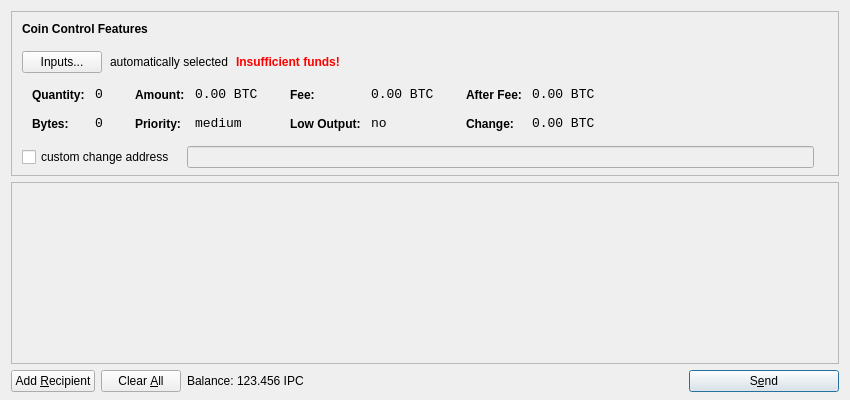
<?xml version="1.0" encoding="UTF-8"?>
<ui version="4.0">
 <class>SendCoinsDialog</class>
 <widget class="QDialog" name="SendCoinsDialog">
  <property name="geometry">
   <rect>
    <x>0</x>
    <y>0</y>
    <width>850</width>
    <height>400</height>
   </rect>
  </property>
  <property name="windowTitle">
   <string>Send Coins</string>
  </property>
  <layout class="QVBoxLayout" name="verticalLayout" stretch="0,1,0">
   <property name="bottomMargin">
    <number>8</number>
   </property>
   <item>
    <widget class="QFrame" name="frameCoinControl">
     <property name="sizePolicy">
      <sizepolicy hsizetype="Expanding" vsizetype="Expanding">
       <horstretch>0</horstretch>
       <verstretch>0</verstretch>
      </sizepolicy>
     </property>
     <property name="maximumSize">
      <size>
       <width>16777215</width>
       <height>16777215</height>
      </size>
     </property>
     <property name="frameShape">
      <enum>QFrame::StyledPanel</enum>
     </property>
     <property name="frameShadow">
      <enum>QFrame::Sunken</enum>
     </property>
     <layout class="QVBoxLayout" name="verticalLayoutCoinControl2">
      <property name="spacing">
       <number>-1</number>
      </property>
      <property name="leftMargin">
       <number>0</number>
      </property>
      <property name="topMargin">
       <number>0</number>
      </property>
      <property name="rightMargin">
       <number>0</number>
      </property>
      <property name="bottomMargin">
       <number>6</number>
      </property>
      <item>
       <layout class="QVBoxLayout" name="verticalLayoutCoinControl" stretch="0,0,0,0,1">
        <property name="spacing">
         <number>0</number>
        </property>
        <property name="leftMargin">
         <number>10</number>
        </property>
        <property name="topMargin">
         <number>10</number>
        </property>
        <item>
         <layout class="QHBoxLayout" name="horizontalLayoutCoinControl1">
          <property name="bottomMargin">
           <number>15</number>
          </property>
          <item>
           <widget class="QLabel" name="labelCoinControlFeatures">
            <property name="sizePolicy">
             <sizepolicy hsizetype="Preferred" vsizetype="Maximum">
              <horstretch>0</horstretch>
              <verstretch>0</verstretch>
             </sizepolicy>
            </property>
            <property name="font">
             <font>
              <weight>75</weight>
              <bold>true</bold>
             </font>
            </property>
            <property name="styleSheet">
             <string notr="true">font-weight:bold;</string>
            </property>
            <property name="text">
             <string>Coin Control Features</string>
            </property>
           </widget>
          </item>
         </layout>
        </item>
        <item>
         <layout class="QHBoxLayout" name="horizontalLayoutCoinControl2" stretch="0,0,0,0">
          <property name="spacing">
           <number>8</number>
          </property>
          <property name="bottomMargin">
           <number>10</number>
          </property>
          <item>
           <widget class="QPushButton" name="pushButtonCoinControl">
            <property name="styleSheet">
             <string notr="true"/>
            </property>
            <property name="text">
             <string>Inputs...</string>
            </property>
           </widget>
          </item>
          <item>
           <widget class="QLabel" name="labelCoinControlAutomaticallySelected">
            <property name="text">
             <string>automatically selected</string>
            </property>
            <property name="margin">
             <number>5</number>
            </property>
           </widget>
          </item>
          <item>
           <widget class="QLabel" name="labelCoinControlInsuffFunds">
            <property name="font">
             <font>
              <weight>75</weight>
              <bold>true</bold>
             </font>
            </property>
            <property name="styleSheet">
             <string notr="true">color:red;font-weight:bold;</string>
            </property>
            <property name="text">
             <string>Insufficient funds!</string>
            </property>
            <property name="margin">
             <number>5</number>
            </property>
           </widget>
          </item>
          <item>
           <spacer name="horizontalSpacerCoinControl">
            <property name="orientation">
             <enum>Qt::Horizontal</enum>
            </property>
            <property name="sizeHint" stdset="0">
             <size>
              <width>40</width>
              <height>1</height>
             </size>
            </property>
           </spacer>
          </item>
         </layout>
        </item>
        <item>
         <widget class="QWidget" name="widgetCoinControl" native="true">
          <property name="sizePolicy">
           <sizepolicy hsizetype="Preferred" vsizetype="Preferred">
            <horstretch>0</horstretch>
            <verstretch>0</verstretch>
           </sizepolicy>
          </property>
          <property name="minimumSize">
           <size>
            <width>0</width>
            <height>0</height>
           </size>
          </property>
          <property name="styleSheet">
           <string notr="true"/>
          </property>
          <layout class="QHBoxLayout" name="horizontalLayoutCoinControl5">
           <property name="margin">
            <number>0</number>
           </property>
           <item>
            <layout class="QHBoxLayout" name="horizontalLayoutCoinControl3" stretch="0,0,0,1">
             <property name="spacing">
              <number>20</number>
             </property>
             <property name="topMargin">
              <number>0</number>
             </property>
             <property name="bottomMargin">
              <number>10</number>
             </property>
             <item>
              <layout class="QFormLayout" name="formLayoutCoinControl1">
               <property name="horizontalSpacing">
                <number>10</number>
               </property>
               <property name="verticalSpacing">
                <number>14</number>
               </property>
               <property name="leftMargin">
                <number>10</number>
               </property>
               <property name="topMargin">
                <number>4</number>
               </property>
               <property name="rightMargin">
                <number>6</number>
               </property>
               <item row="0" column="0">
                <widget class="QLabel" name="labelCoinControlQuantityText">
                 <property name="styleSheet">
                  <string notr="true">font-weight:bold;</string>
                 </property>
                 <property name="text">
                  <string>Quantity:</string>
                 </property>
                 <property name="margin">
                  <number>0</number>
                 </property>
                </widget>
               </item>
               <item row="0" column="1">
                <widget class="QLabel" name="labelCoinControlQuantity">
                 <property name="font">
                  <font>
                   <family>Monospace</family>
                   <pointsize>10</pointsize>
                  </font>
                 </property>
                 <property name="cursor">
                  <cursorShape>IBeamCursor</cursorShape>
                 </property>
                 <property name="contextMenuPolicy">
                  <enum>Qt::ActionsContextMenu</enum>
                 </property>
                 <property name="text">
                  <string notr="true">0</string>
                 </property>
                 <property name="margin">
                  <number>0</number>
                 </property>
                 <property name="textInteractionFlags">
                  <set>Qt::LinksAccessibleByMouse|Qt::TextSelectableByKeyboard|Qt::TextSelectableByMouse</set>
                 </property>
                </widget>
               </item>
               <item row="1" column="0">
                <widget class="QLabel" name="labelCoinControlBytesText">
                 <property name="styleSheet">
                  <string notr="true">font-weight:bold;</string>
                 </property>
                 <property name="text">
                  <string>Bytes:</string>
                 </property>
                </widget>
               </item>
               <item row="1" column="1">
                <widget class="QLabel" name="labelCoinControlBytes">
                 <property name="font">
                  <font>
                   <family>Monospace</family>
                   <pointsize>10</pointsize>
                  </font>
                 </property>
                 <property name="cursor">
                  <cursorShape>IBeamCursor</cursorShape>
                 </property>
                 <property name="contextMenuPolicy">
                  <enum>Qt::ActionsContextMenu</enum>
                 </property>
                 <property name="text">
                  <string notr="true">0</string>
                 </property>
                 <property name="textInteractionFlags">
                  <set>Qt::LinksAccessibleByMouse|Qt::TextSelectableByKeyboard|Qt::TextSelectableByMouse</set>
                 </property>
                </widget>
               </item>
              </layout>
             </item>
             <item>
              <layout class="QFormLayout" name="formLayoutCoinControl2">
               <property name="horizontalSpacing">
                <number>10</number>
               </property>
               <property name="verticalSpacing">
                <number>14</number>
               </property>
               <property name="leftMargin">
                <number>6</number>
               </property>
               <property name="topMargin">
                <number>4</number>
               </property>
               <property name="rightMargin">
                <number>6</number>
               </property>
               <item row="0" column="0">
                <widget class="QLabel" name="labelCoinControlAmountText">
                 <property name="styleSheet">
                  <string notr="true">font-weight:bold;</string>
                 </property>
                 <property name="text">
                  <string>Amount:</string>
                 </property>
                 <property name="margin">
                  <number>0</number>
                 </property>
                </widget>
               </item>
               <item row="0" column="1">
                <widget class="QLabel" name="labelCoinControlAmount">
                 <property name="font">
                  <font>
                   <family>Monospace</family>
                   <pointsize>10</pointsize>
                  </font>
                 </property>
                 <property name="cursor">
                  <cursorShape>IBeamCursor</cursorShape>
                 </property>
                 <property name="contextMenuPolicy">
                  <enum>Qt::ActionsContextMenu</enum>
                 </property>
                 <property name="text">
                  <string notr="true">0.00 BTC</string>
                 </property>
                 <property name="textInteractionFlags">
                  <set>Qt::LinksAccessibleByMouse|Qt::TextSelectableByKeyboard|Qt::TextSelectableByMouse</set>
                 </property>
                </widget>
               </item>
               <item row="1" column="0">
                <widget class="QLabel" name="labelCoinControlPriorityText">
                 <property name="styleSheet">
                  <string notr="true">font-weight:bold;</string>
                 </property>
                 <property name="text">
                  <string>Priority:</string>
                 </property>
                </widget>
               </item>
               <item row="1" column="1">
                <widget class="QLabel" name="labelCoinControlPriority">
                 <property name="font">
                  <font>
                   <family>Monospace</family>
                   <pointsize>10</pointsize>
                  </font>
                 </property>
                 <property name="cursor">
                  <cursorShape>IBeamCursor</cursorShape>
                 </property>
                 <property name="contextMenuPolicy">
                  <enum>Qt::ActionsContextMenu</enum>
                 </property>
                 <property name="text">
                  <string>medium</string>
                 </property>
                 <property name="textInteractionFlags">
                  <set>Qt::LinksAccessibleByMouse|Qt::TextSelectableByKeyboard|Qt::TextSelectableByMouse</set>
                 </property>
                </widget>
               </item>
              </layout>
             </item>
             <item>
              <layout class="QFormLayout" name="formLayoutCoinControl3">
               <property name="horizontalSpacing">
                <number>10</number>
               </property>
               <property name="verticalSpacing">
                <number>14</number>
               </property>
               <property name="leftMargin">
                <number>6</number>
               </property>
               <property name="topMargin">
                <number>4</number>
               </property>
               <property name="rightMargin">
                <number>6</number>
               </property>
               <item row="0" column="0">
                <widget class="QLabel" name="labelCoinControlFeeText">
                 <property name="styleSheet">
                  <string notr="true">font-weight:bold;</string>
                 </property>
                 <property name="text">
                  <string>Fee:</string>
                 </property>
                 <property name="margin">
                  <number>0</number>
                 </property>
                </widget>
               </item>
               <item row="0" column="1">
                <widget class="QLabel" name="labelCoinControlFee">
                 <property name="font">
                  <font>
                   <family>Monospace</family>
                   <pointsize>10</pointsize>
                  </font>
                 </property>
                 <property name="cursor">
                  <cursorShape>IBeamCursor</cursorShape>
                 </property>
                 <property name="contextMenuPolicy">
                  <enum>Qt::ActionsContextMenu</enum>
                 </property>
                 <property name="text">
                  <string notr="true">0.00 BTC</string>
                 </property>
                 <property name="textInteractionFlags">
                  <set>Qt::LinksAccessibleByMouse|Qt::TextSelectableByKeyboard|Qt::TextSelectableByMouse</set>
                 </property>
                </widget>
               </item>
               <item row="1" column="0">
                <widget class="QLabel" name="labelCoinControlLowOutputText">
                 <property name="styleSheet">
                  <string notr="true">font-weight:bold;</string>
                 </property>
                 <property name="text">
                  <string>Low Output:</string>
                 </property>
                </widget>
               </item>
               <item row="1" column="1">
                <widget class="QLabel" name="labelCoinControlLowOutput">
                 <property name="font">
                  <font>
                   <family>Monospace</family>
                   <pointsize>10</pointsize>
                  </font>
                 </property>
                 <property name="cursor">
                  <cursorShape>IBeamCursor</cursorShape>
                 </property>
                 <property name="contextMenuPolicy">
                  <enum>Qt::ActionsContextMenu</enum>
                 </property>
                 <property name="text">
                  <string>no</string>
                 </property>
                 <property name="textInteractionFlags">
                  <set>Qt::LinksAccessibleByMouse|Qt::TextSelectableByKeyboard|Qt::TextSelectableByMouse</set>
                 </property>
                </widget>
               </item>
              </layout>
             </item>
             <item>
              <layout class="QFormLayout" name="formLayoutCoinControl4">
               <property name="horizontalSpacing">
                <number>10</number>
               </property>
               <property name="verticalSpacing">
                <number>14</number>
               </property>
               <property name="leftMargin">
                <number>6</number>
               </property>
               <property name="topMargin">
                <number>4</number>
               </property>
               <property name="rightMargin">
                <number>6</number>
               </property>
               <item row="0" column="0">
                <widget class="QLabel" name="labelCoinControlAfterFeeText">
                 <property name="styleSheet">
                  <string notr="true">font-weight:bold;</string>
                 </property>
                 <property name="text">
                  <string>After Fee:</string>
                 </property>
                 <property name="margin">
                  <number>0</number>
                 </property>
                </widget>
               </item>
               <item row="0" column="1">
                <widget class="QLabel" name="labelCoinControlAfterFee">
                 <property name="font">
                  <font>
                   <family>Monospace</family>
                   <pointsize>10</pointsize>
                  </font>
                 </property>
                 <property name="cursor">
                  <cursorShape>IBeamCursor</cursorShape>
                 </property>
                 <property name="contextMenuPolicy">
                  <enum>Qt::ActionsContextMenu</enum>
                 </property>
                 <property name="text">
                  <string notr="true">0.00 BTC</string>
                 </property>
                 <property name="textInteractionFlags">
                  <set>Qt::LinksAccessibleByMouse|Qt::TextSelectableByKeyboard|Qt::TextSelectableByMouse</set>
                 </property>
                </widget>
               </item>
               <item row="1" column="0">
                <widget class="QLabel" name="labelCoinControlChangeText">
                 <property name="styleSheet">
                  <string notr="true">font-weight:bold;</string>
                 </property>
                 <property name="text">
                  <string>Change:</string>
                 </property>
                </widget>
               </item>
               <item row="1" column="1">
                <widget class="QLabel" name="labelCoinControlChange">
                 <property name="font">
                  <font>
                   <family>Monospace</family>
                   <pointsize>10</pointsize>
                  </font>
                 </property>
                 <property name="cursor">
                  <cursorShape>IBeamCursor</cursorShape>
                 </property>
                 <property name="contextMenuPolicy">
                  <enum>Qt::ActionsContextMenu</enum>
                 </property>
                 <property name="text">
                  <string notr="true">0.00 BTC</string>
                 </property>
                 <property name="textInteractionFlags">
                  <set>Qt::LinksAccessibleByMouse|Qt::TextSelectableByKeyboard|Qt::TextSelectableByMouse</set>
                 </property>
                </widget>
               </item>
              </layout>
             </item>
            </layout>
           </item>
          </layout>
         </widget>
        </item>
        <item>
         <layout class="QHBoxLayout" name="horizontalLayoutCoinControl4" stretch="0,0,0">
          <property name="spacing">
           <number>12</number>
          </property>
          <property name="sizeConstraint">
           <enum>QLayout::SetDefaultConstraint</enum>
          </property>
          <property name="topMargin">
           <number>5</number>
          </property>
          <property name="rightMargin">
           <number>5</number>
          </property>
          <item>
           <widget class="QCheckBox" name="checkBoxCoinControlChange">
            <property name="text">
             <string>custom change address</string>
            </property>
           </widget>
          </item>
          <item>
           <widget class="QLineEdit" name="lineEditCoinControlChange">
            <property name="enabled">
             <bool>false</bool>
            </property>
            <property name="sizePolicy">
             <sizepolicy hsizetype="Expanding" vsizetype="Fixed">
              <horstretch>0</horstretch>
              <verstretch>0</verstretch>
             </sizepolicy>
            </property>
           </widget>
          </item>
          <item>
           <widget class="QLabel" name="labelCoinControlChangeLabel">
            <property name="sizePolicy">
             <sizepolicy hsizetype="Preferred" vsizetype="Expanding">
              <horstretch>0</horstretch>
              <verstretch>0</verstretch>
             </sizepolicy>
            </property>
            <property name="minimumSize">
             <size>
              <width>0</width>
              <height>0</height>
             </size>
            </property>
            <property name="text">
             <string/>
            </property>
            <property name="margin">
             <number>3</number>
            </property>
           </widget>
          </item>
         </layout>
        </item>
        <item>
         <spacer name="verticalSpacerCoinControl">
          <property name="orientation">
           <enum>Qt::Vertical</enum>
          </property>
          <property name="sizeHint" stdset="0">
           <size>
            <width>800</width>
            <height>1</height>
           </size>
          </property>
         </spacer>
        </item>
       </layout>
      </item>
     </layout>
    </widget>
   </item>
   <item>
    <widget class="QScrollArea" name="scrollArea">
     <property name="widgetResizable">
      <bool>true</bool>
     </property>
     <widget class="QWidget" name="scrollAreaWidgetContents">
      <property name="geometry">
       <rect>
        <x>0</x>
        <y>0</y>
        <width>830</width>
        <height>165</height>
       </rect>
      </property>
      <layout class="QVBoxLayout" name="verticalLayout_2">
       <property name="margin">
        <number>0</number>
       </property>
       <item>
        <layout class="QVBoxLayout" name="entries">
         <property name="spacing">
          <number>6</number>
         </property>
        </layout>
       </item>
       <item>
        <spacer name="verticalSpacer">
         <property name="orientation">
          <enum>Qt::Vertical</enum>
         </property>
         <property name="sizeHint" stdset="0">
          <size>
           <width>20</width>
           <height>40</height>
          </size>
         </property>
        </spacer>
       </item>
      </layout>
     </widget>
    </widget>
   </item>
   <item>
    <layout class="QHBoxLayout" name="horizontalLayout">
     <item>
      <widget class="QPushButton" name="addButton">
       <property name="toolTip">
        <string>Send to multiple recipients at once</string>
       </property>
       <property name="text">
        <string>Add &amp;Recipient</string>
       </property>
       <property name="icon">
        <iconset resource="../bitcoin.qrc">
         <normaloff>:/icons/add</normaloff>:/icons/add</iconset>
       </property>
       <property name="autoDefault">
        <bool>false</bool>
       </property>
      </widget>
     </item>
     <item>
      <widget class="QPushButton" name="clearButton">
       <property name="sizePolicy">
        <sizepolicy hsizetype="Minimum" vsizetype="Fixed">
         <horstretch>0</horstretch>
         <verstretch>0</verstretch>
        </sizepolicy>
       </property>
       <property name="toolTip">
        <string>Remove all transaction fields</string>
       </property>
       <property name="text">
        <string>Clear &amp;All</string>
       </property>
       <property name="icon">
        <iconset resource="../bitcoin.qrc">
         <normaloff>:/icons/remove</normaloff>:/icons/remove</iconset>
       </property>
       <property name="autoRepeatDelay">
        <number>300</number>
       </property>
       <property name="autoDefault">
        <bool>false</bool>
       </property>
      </widget>
     </item>
     <item>
      <layout class="QHBoxLayout" name="horizontalLayout_2">
       <property name="spacing">
        <number>3</number>
       </property>
       <item>
        <widget class="QLabel" name="label">
         <property name="text">
          <string>Balance:</string>
         </property>
        </widget>
       </item>
       <item>
        <widget class="QLabel" name="labelBalance">
         <property name="cursor">
          <cursorShape>IBeamCursor</cursorShape>
         </property>
         <property name="text">
          <string>123.456 IPC</string>
         </property>
         <property name="textInteractionFlags">
          <set>Qt::LinksAccessibleByMouse|Qt::TextSelectableByKeyboard|Qt::TextSelectableByMouse</set>
         </property>
        </widget>
       </item>
      </layout>
     </item>
     <item>
      <spacer name="horizontalSpacer">
       <property name="orientation">
        <enum>Qt::Horizontal</enum>
       </property>
       <property name="sizeHint" stdset="0">
        <size>
         <width>40</width>
         <height>20</height>
        </size>
       </property>
      </spacer>
     </item>
     <item>
      <widget class="QPushButton" name="sendButton">
       <property name="minimumSize">
        <size>
         <width>150</width>
         <height>0</height>
        </size>
       </property>
       <property name="toolTip">
        <string>Confirm the send action</string>
       </property>
       <property name="text">
        <string>S&amp;end</string>
       </property>
       <property name="icon">
        <iconset resource="../bitcoin.qrc">
         <normaloff>:/icons/send</normaloff>:/icons/send</iconset>
       </property>
       <property name="default">
        <bool>true</bool>
       </property>
      </widget>
     </item>
    </layout>
   </item>
  </layout>
 </widget>
 <resources>
  <include location="../bitcoin.qrc"/>
 </resources>
 <connections/>
</ui>
